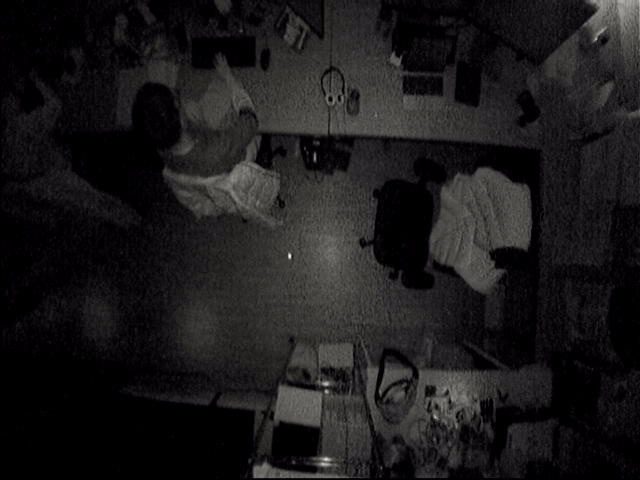
#> input picture Tracking/ir.png, 640 x 480 px, given in place of the camera
$ python BlobDetection.py
#> lines starting #> are read from the running program, lines starting #| are printed output that depends on the picture; after the words box and inside, x2 and y2 are one past the last pixel; in counts of white or black regions, pixels touching at a corner belong together
import cv2
import numpy as np
import socket
import os

# 選擇第二隻攝影機
cap = cv2.VideoCapture(0)
cap.set(3, 1280)
cap.set(4, 720)

f = open("d:/Research/Infrared Camera/Hello/Settings.txt", "r")
#> (reads Tracking/Settings.txt from the repository)

ip = f.readline().split(":",1)[1]
port = int(f.readline().split(":",1)[1])

lowerwhite = int(f.readline().split(":",1)[1])
upperwhite = int(f.readline().split(":",1)[1])

minRepeatability = int(f.readline().split(":",1)[1])
minDistBetweenBlobs = float(f.readline().split(":",1)[1])

thresholdStep = int(f.readline().split(":",1)[1])
minThreshold = int(f.readline().split(":",1)[1])
maxThreshold = int(f.readline().split(":",1)[1])

filterByColor = bool(f.readline().split(":",1)[1])
blobColor = int(f.readline().split(":",1)[1])

filterByInertia = bool(f.readline().split(":",1)[1])
minInertiaRatio = float(f.readline().split(":",1)[1])
maxInertiaRatio = float(f.readline().split(":",1)[1])

filterByCircularity = bool(f.readline().split(":",1)[1])
minCircularity = float(f.readline().split(":",1)[1])
maxCircularity = float(f.readline().split(":",1)[1])

filterByConvexity = bool(f.readline().split(":",1)[1])
minConvexity = float(f.readline().split(":",1)[1])
maxConvexity = float(f.readline().split(":",1)[1])

filterByArea = bool(f.readline().split(":",1)[1])
minArea = float(f.readline().split(":",1)[1])
maxArea = float(f.readline().split(":",1)[1])

blurtime = int(f.readline().split(":",1)[1])

base = None

connected = False

while(True):
  if(not connected):
      try:
          unity = socket.socket(socket.AF_INET, socket.SOCK_STREAM) #TCP宣告
          unity.connect(("127.0.0.1",port))
          connected = True
      except:
          pass

  if cv2.waitKey(1) & 0xFF == ord('s'):
#> (key q is pressed here)
      f = open("d:/Research/Infrared Camera/Hello/Settings.txt", "r")
      ip = f.readline().split(":",1)[1]
      port = int(f.readline().split(":",1)[1])
      lowerwhite = int(f.readline().split(":",1)[1])
      upperwhite = int(f.readline().split(":",1)[1])
      minRepeatability = int(f.readline().split(":",1)[1])
      minDistBetweenBlobs = float(f.readline().split(":",1)[1])
      thresholdStep = int(f.readline().split(":",1)[1])
      minThreshold = int(f.readline().split(":",1)[1])
      maxThreshold = int(f.readline().split(":",1)[1])
      filterByColor = bool(f.readline().split(":",1)[1])
      blobColor = int(f.readline().split(":",1)[1])
      filterByInertia = bool(f.readline().split(":",1)[1])
      minInertiaRatio = float(f.readline().split(":",1)[1])
      maxInertiaRatio = float(f.readline().split(":",1)[1])
      filterByCircularity = bool(f.readline().split(":",1)[1])
      minCircularity = float(f.readline().split(":",1)[1])
      maxCircularity = float(f.readline().split(":",1)[1])
      filterByConvexity = bool(f.readline().split(":",1)[1])
      minConvexity = float(f.readline().split(":",1)[1])
      maxConvexity = float(f.readline().split(":",1)[1])
      filterByArea = bool(f.readline().split(":",1)[1])
      minArea = float(f.readline().split(":",1)[1])
      maxArea = float(f.readline().split(":",1)[1])
      blurtime = int(f.readline().split(":",1)[1])

  # 從攝影機擷取一張影像
  ret, ir  = cap.read()
#> ir is the input picture: shape (480, 640, 3); mean B, G, R 26.6, 25.9, 27.4

  lower_white = np.array([lowerwhite, lowerwhite, lowerwhite])
  upper_white = np.array([upperwhite, upperwhite, upperwhite])

  mask = cv2.inRange(ir, lower_white, upper_white)
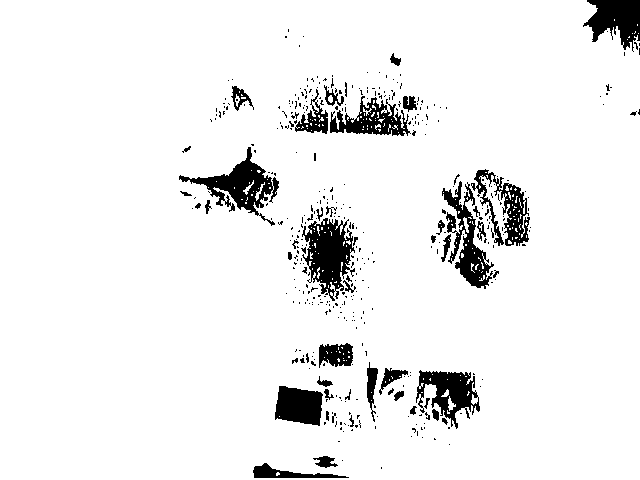
#> mask: shape (480, 640); 93.4% white; 415 black regions (364 under 20 px), largest, box (x1, y1, x2, y2) and area: (302, 218, 355, 301) 2414, (179, 147, 279, 226) 2281, (442, 181, 494, 289) 1973

  mask = cv2.convertScaleAbs(mask)

  if cv2.waitKey(1) & 0xFF == ord('c'):
#> (key q is pressed here)
      base = mask

  if base is not None:
      # cv2.imshow('base', base)
      # cv2.imshow('mask', mask)
      diff_frame = base -  mask
      diff_frame -= diff_frame.min()
      disp_frame = np.uint8(255.0 * diff_frame / float(diff_frame.max()))
      mask = disp_frame
  else:
      base = mask

  for i in range(1, blurtime):
      mask = cv2.medianBlur(mask,5)#濾波
#> this loop made 4 passes
#> pass 1, `mask = cv2.medianBlur(mask,5)#濾波`:
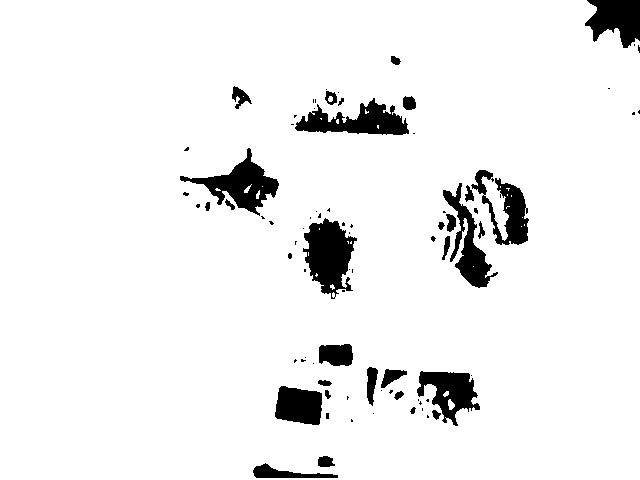
#> mask: shape (480, 640); 93.8% white; 81 black regions (50 under 20 px), largest, box (x1, y1, x2, y2) and area: (303, 218, 357, 299) 2608, (180, 148, 279, 216) 2273, (295, 98, 409, 135) 2167
#> pass 2, `mask = cv2.medianBlur(mask,5)#濾波`:
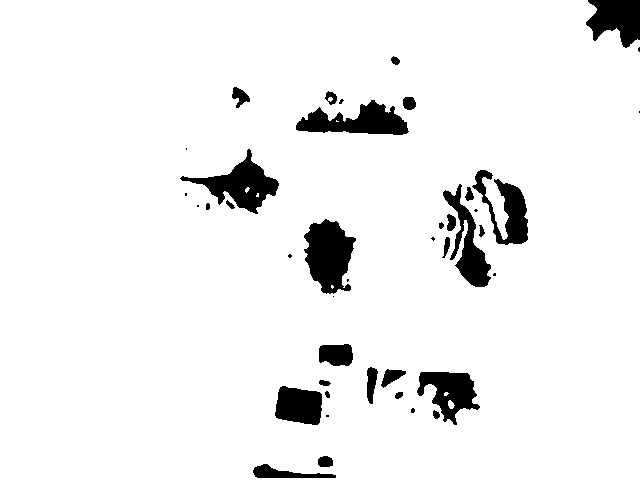
#> mask: shape (480, 640); 93.9% white; 42 black regions (14 under 20 px), largest, box (x1, y1, x2, y2) and area: (304, 219, 356, 294) 2607, (180, 149, 279, 214) 2301, (296, 100, 409, 135) 2193
#> pass 3, `mask = cv2.medianBlur(mask,5)#濾波`:
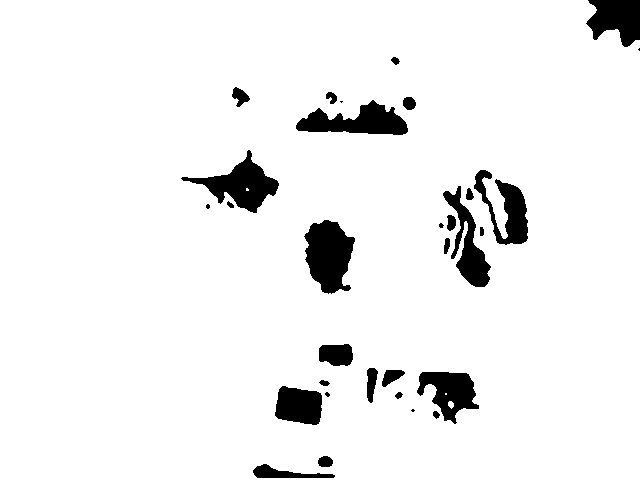
#> mask: shape (480, 640); 94% white; 31 black regions (6 under 20 px), largest, box (x1, y1, x2, y2) and area: (304, 220, 355, 294) 2600, (181, 150, 279, 213) 2309, (296, 100, 408, 135) 2188
#> after the loop:
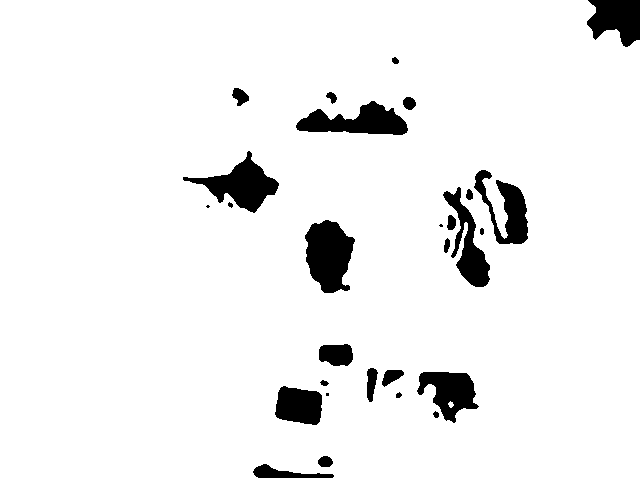
#> mask: shape (480, 640); 94.1% white; 28 black regions (3 under 20 px), largest, box (x1, y1, x2, y2) and area: (305, 220, 355, 293) 2588, (183, 151, 279, 213) 2305, (296, 101, 408, 135) 2176

  # Setup SimpleBlobDetector parameters.
  blob_params = cv2.SimpleBlobDetector_Params()

  blob_params.minRepeatability = minRepeatability
  blob_params.minDistBetweenBlobs = minDistBetweenBlobs

  # Change thresholds
  blob_params.thresholdStep = thresholdStep
  blob_params.minThreshold = minThreshold
  blob_params.maxThreshold = maxThreshold

  # Filter by Color.
  blob_params.filterByColor = filterByColor
  blob_params.blobColor = blobColor

  # Filter by Inertia
  blob_params.filterByInertia = filterByInertia
  blob_params.minInertiaRatio = minInertiaRatio
  blob_params.maxInertiaRatio = maxInertiaRatio

  # Filter by Circularity
  blob_params.filterByCircularity = filterByCircularity
  blob_params.minCircularity = minCircularity
  blob_params.maxCircularity = maxCircularity

  # Filter by Convexity
  blob_params.filterByConvexity = filterByConvexity
  blob_params.minConvexity = minConvexity
  blob_params.maxConvexity = maxConvexity

  # Filter by Area.
  blob_params.filterByArea = filterByArea
  blob_params.minArea = minArea
  blob_params.maxArea = maxArea

#> (the run stopped early here; a loop or call above may not have finished)
